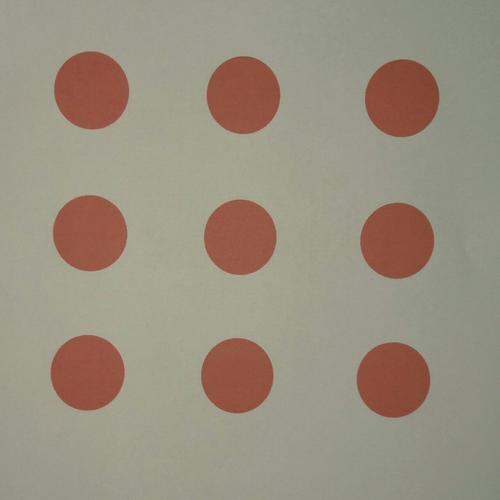
#> input picture ball.jpg, 500 x 500 px
$ python -i trackbots.py   (imports and definitions only)   (Python 2 division)
#> lines starting #> are read from the running program, lines starting #| are printed output that depends on the picture; after the words box and inside, x2 and y2 are one past the last pixel; in counts of white or black regions, pixels touching at a corner belong together
import cv2
import numpy as np
import time


# [1 line not run here, left out]

###function to get contour from an image
def get_cont(img):
    img=cv2.cvtColor(img,cv2.COLOR_RGB2GRAY)
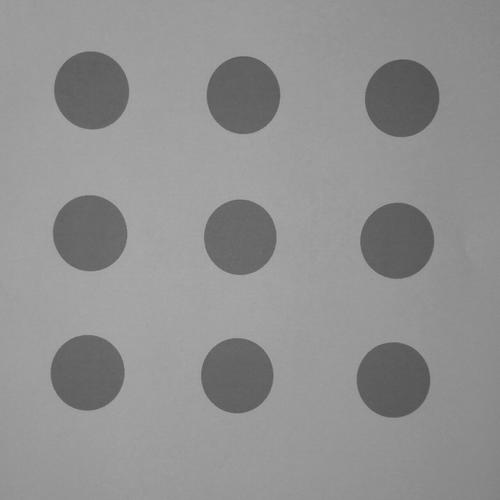
#> img: shape (500, 500); min 77, max 175, mean 144.8
    _,img=cv2.threshold(cv2.bitwise_not(img),127,255,0)
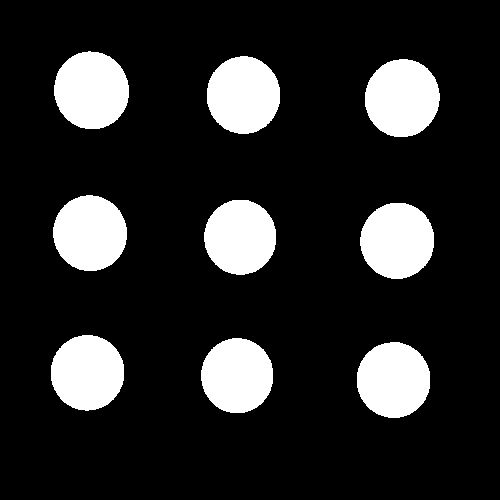
#> img: shape (500, 500); 15.9% white; 9 white regions
    contour,hier=cv2.findContours(img,cv2.RETR_LIST,cv2.CHAIN_APPROX_NONE)
#> contour = 9 contours; largest, box (x1, y1, x2, y2) and area: (365, 59, 440, 137) 4484, (54, 51, 129, 129) 4478, (207, 56, 280, 134) 4378, (360, 203, 434, 279) 4330, (53, 195, 127, 271) 4296
    return contour


###function to get centroids of all contours
def get_centers(cont):
    n=len(cont)
    centers=[[0 for i in range (2)]for j in range(n)]
    for i in range(n):
        M=cv2.moments(cont[i])
        centers[i][0]=int(M['m10']/M['m00'])
        centers[i][1]=int(M['m01']/M['m00'])
    return centers


###function to get centroid of a single contour
def get_center(cont):
    M=cv2.moments(cont)
    center=[int(M['m10']/M['m00']),int(M['m01']/M['m00'])]
    return center


###calibrating arena
calib_pts=np.float32([[0,0]for i in range(4)])
four=0
start = False
new_calib=np.float32([[0,0],[0,500],[500,0],[500,500]])
M=[[0,0]for i in range(3)]

def calib(event,x,y,flags,param):
    global four,start,M
    if(event==cv2.EVENT_LBUTTONDOWN):
        print x,y
        if(four<4):
            cv2.circle(calib_frame,(x,y),10,(255,0,0),-1)
            cv2.imshow('calib',calib_frame)
            calib_pts[four][0]=x
            calib_pts[four][1]=y
            if(four==3):
                start=True
                print "starting......."
                print calib_pts
                print new_calib
                cv2.destroyWindow('calib')
                M=cv2.getPerspectiveTransform(calib_pts,new_calib)
            four=four+1

##in case of slow capturing
# [6 lines not run here, left out]


key = 0
esc=False
first_prev=True


###tracking
# [91 lines not run here, left out]


>>> import cv2
>>> picture = cv2.cvtColor(cv2.imread('ball.jpg'), cv2.COLOR_BGR2RGB)
>>> result = get_cont(picture)
#> result has the same summary as contour in get_cont
